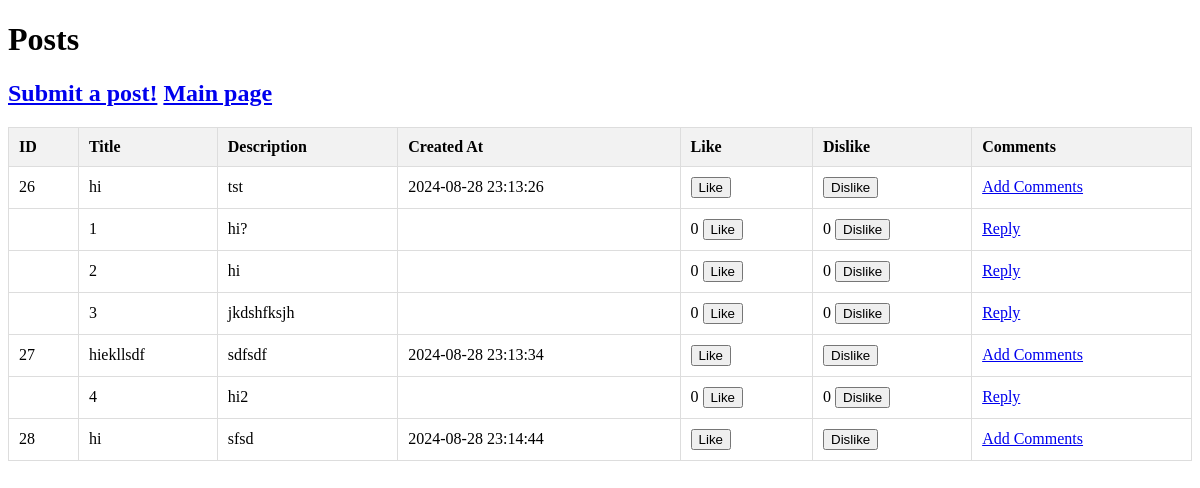
/fetch.php, run on an earlier commit of the app's database.
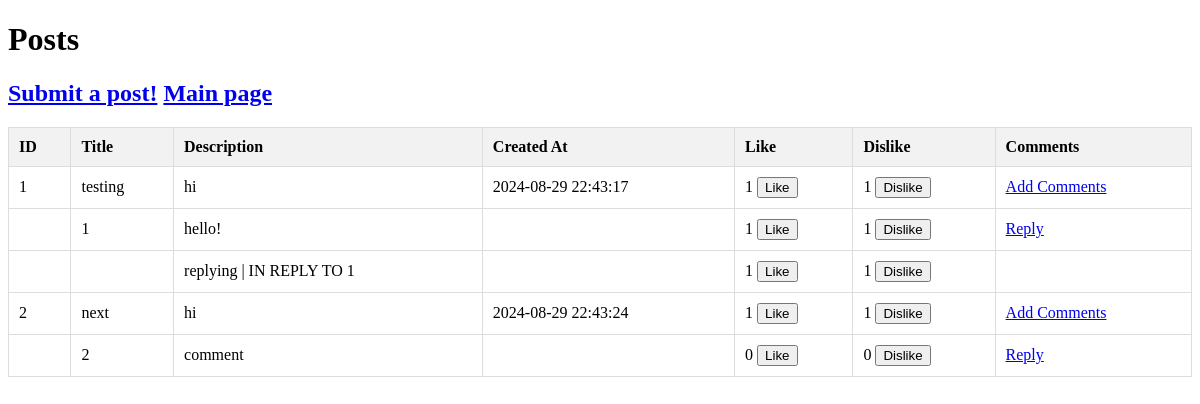
And on a later commit of the database.
### tables this page shows
CREATE TABLE posts (
    id INTEGER PRIMARY KEY AUTOINCREMENT,
    title TEXT NOT NULL,
    description TEXT NOT NULL,
    created_at TIMESTAMP DEFAULT CURRENT_TIMESTAMP,
    upvotes INTEGER DEFAULT 0,
    downvotes INTEGER DEFAULT 0
);

CREATE TABLE comments (
    id INTEGER PRIMARY KEY AUTOINCREMENT,
    post_id INTEGER NOT NULL,
    description TEXT NOT NULL,
    created_at TIMESTAMP DEFAULT CURRENT_TIMESTAMP,
    upvotes INTEGER DEFAULT 0,
    downvotes INTEGER DEFAULT 0,
    FOREIGN KEY (post_id) REFERENCES posts(id)
);

CREATE TABLE replies (
    id INTEGER PRIMARY KEY AUTOINCREMENT,
    comment_id INTEGER NOT NULL,
    description TEXT NOT NULL,
    created_at TIMESTAMP DEFAULT CURRENT_TIMESTAMP,
    upvotes INTEGER DEFAULT 0,
    downvotes INTEGER DEFAULT 0,
    FOREIGN KEY (comment_id) REFERENCES comments(id)
);

### fetch.php (the view, shortened to what this page needs)
<?php
$db = new PDO('sqlite:forum.db');
$db->setAttribute(PDO::ATTR_ERRMODE, PDO::ERRMODE_EXCEPTION);
$sql = "SELECT * FROM posts";
$statement = $db->query($sql);
$posts = $statement->fetchAll(PDO::FETCH_ASSOC);
?>
<!DOCTYPE html>
<html lang="en">
<head>
</head>
<body>
<h1>Posts</h1>
<h2>
    <a href="test.php">Submit a post!</a>
    <a href="index.php">Main page</a>
</h2>
<table>
    <thead>
        <tr>
            <th>ID</th>
            <th>Title</th>
            <th>Description</th>
            <th>Created At</th>
            <th>Like</th>
            <th>Dislike</th>
            <th>Comments</th>
        </tr>
    </thead>
    <tbody>
        <?php if ($posts): ?>
            <?php foreach ($posts as $post): ?>
                <tr class="clickable" onclick="toggleDetails(<?php echo $post['id']; ?>)">
                    <td><?php echo htmlspecialchars($post['id']); ?></td>
                    <td><?php echo htmlspecialchars($post['title']); ?></td>
                    <td><?php echo htmlspecialchars($post['description']); ?></td>
                    <td><?php echo htmlspecialchars($post['created_at']); ?></td>
                    <td><?php echo htmlspecialchars($post['upvotes']); ?>
                        <?php echo "<a href='vote.php?type=post&id=".$post['id']."'><button>Like</button></a>";?></td>
                    <td><?php echo htmlspecialchars($post['downvotes']); ?>
                        <?php echo "<a href='vote_dislike.php?type=post&id=".$post['id']."'><button>Dislike</button></a>";?></td>
                    <td><?php echo "<a href='comment.php?id=" . $post['id']."'>Add Comments</a>"; ?></td>
                </tr>
                <?php
                $sql_comments = "SELECT id, description, upvotes, downvotes FROM comments WHERE post_id = :post_id";
                $stmt_comments = $db->prepare($sql_comments);
                $stmt_comments->bindParam(':post_id', $post['id'], PDO::PARAM_INT);
                $stmt_comments->execute();
                $comments = $stmt_comments->fetchAll(PDO::FETCH_ASSOC);
                ?>
                <?php foreach ($comments as $comment): ?>
                    <tr class="comment">
                        <td></td>
                        <td><?php echo htmlspecialchars($comment['id']); ?></td>
                        <td><?php echo htmlspecialchars($comment['description']); ?></td>
                        <td></td>
                        <td><?php echo isset($comment['upvotes']) ? htmlspecialchars($comment['upvotes']) : '0'; ?>
                            <?php echo "<a href='vote.php?type=comment&id=".$comment['id']."'><button>Like</button></a>";?></td>
                        <td><?php echo isset($comment['downvotes']) ? htmlspecialchars($comment['downvotes']) : '0'; ?>
                            <?php echo "<a href='vote_dislike.php?type=comment&id=".$comment['id']."'><button>Dislike</button></a>";?></td>
                        <td><?php echo "<a href='reply.php?id=" . $comment['id']."'>Reply</a>"; ?></td>
                    </tr>
                    <?php
                    $sql_replies = "SELECT id, description, upvotes, downvotes FROM replies WHERE comment_id = :comment_id";
                    $stmt_replies = $db->prepare($sql_replies);
                    $stmt_replies->bindParam(':comment_id', $comment['id'], PDO::PARAM_INT);
                    $stmt_replies->execute();
                    $replies = $stmt_replies->fetchAll(PDO::FETCH_ASSOC);
                    ?>
                    <?php foreach ($replies as $reply): ?>
                        <tr class="reply">
                            <td></td>
                            <td></td>
                            <td><?php echo htmlspecialchars($reply['description']); ?></td>
                            <td></td>
                            <td><?php echo isset($reply['upvotes']) ? htmlspecialchars($reply['upvotes']) : '0'; ?>
                                <?php echo "<a href='vote.php?type=reply&id=".$reply['id']."'><button>Like</button></a>";?></td>
                            <td><?php echo isset($reply['downvotes']) ? htmlspecialchars($reply['downvotes']) : '0'; ?>
                                <?php echo "<a href='vote_dislike.php?type=reply&id=".$reply['id']."'><button>Dislike</button></a>";?></td>
                            <td></td>
                        </tr>
                    <?php endforeach;?>
                <?php endforeach; ?>
            <?php endforeach; ?>
        <?php else: ?>
            <tr>
                <td colspan="7">No posts found.</td>
            </tr>
        <?php endif; ?>
    </tbody>
</table>
</body>
</html>

### fetch.php (style rules this page uses)
table { width: 100%; border-collapse: collapse; }
th, td { padding: 10px; text-align: left; border: 1px solid #ddd; }
th { background-color: #f2f2f2; }

What changed in the data, as far as the page shows it:
removed posts: id "26", title "hi", description "tst", created_at "2024-08-28 23:13:26", comments (id "1", description "hi?", upvotes "0", downvotes "0"), comments (id "2", description "hi", upvotes "0", downvotes "0")
removed comments: id "3", description "jkdshfksjh", upvotes "0", downvotes "0", shown under "26"
removed posts: id "27", title "hiekllsdf", description "sdfsdf", created_at "2024-08-28 23:13:34"
removed comments: id "4", description "hi2", upvotes "0", downvotes "0", shown under "27"
removed posts: id "28", title "hi", description "sfsd", created_at "2024-08-28 23:14:44"
added posts: id "1", title "testing", description "hi", created_at "2024-08-29 22:43:17", upvotes "1", downvotes "1", comments (id "1", description "hello!", upvotes "1", downvotes "1")
added replies: description "replying | IN REPLY TO 1", upvotes "1", downvotes "1", shown under comments id 1
added posts: id "2", title "next", description "hi", created_at "2024-08-29 22:43:24", upvotes "1", downvotes "1", comments (id "2", description "comment", upvotes "0", downvotes "0")
